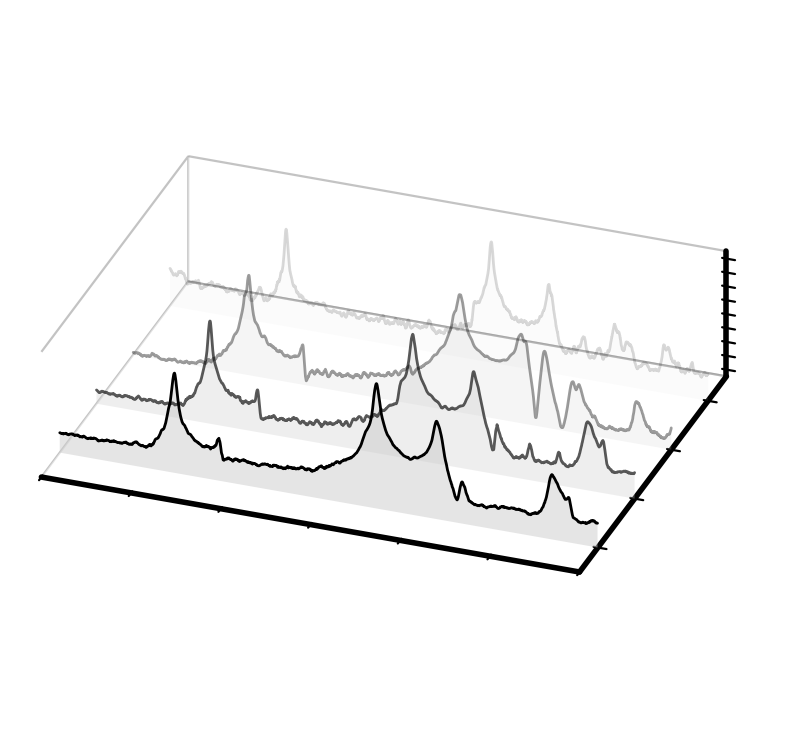

Source code (Python):
"""
vpi_vs_freq_3d.py

3D companion to heterodyne_modulation_plot.py: shows multiple devices' half-
wave RF power (P_pi) vs. drive frequency curves on the same 3D axes --
frequency on x, device number on y (mostly into the page), P_pi on z.

For now there is only one measured heterodyne sweep file. To preview what
the multi-device comparison will look like once real per-device data exists,
that single file is copied N_DEVICES times, each copy's frequency axis
shifted by an independent random offset drawn uniformly from
+-FREQ_SHIFT_RANGE_MHZ/2 (the modulation-depth values themselves are
untouched -- only their frequency labels move).

Curves further back (higher device index, or reversed via REVERSE_DEPTH) are
drawn with continuously decreasing opacity relative to the front-most curve,
as a simple depth cue.
"""

import os
import sys
from pathlib import Path
sys.path.insert(0, str(Path(__file__).resolve().parent.parent / 'experiment_control'))

import numpy as np
import matplotlib.pyplot as plt
import matplotlib.colors as mcolors
from mpl_toolkits.mplot3d import Axes3D  # noqa: F401 -- registers the 3D projection
from mpl_toolkits.mplot3d.art3d import Line3DCollection, Poly3DCollection
from scipy.ndimage import uniform_filter1d
from scipy.signal import find_peaks

from heterodyne_sweep_data import HeterodyneSweepData
from path_utils import local_path
from graphics import (
    RED2, VIOLET2, GREEN2, BEIGE2, LIGHTBLUE2, ORANGE2,
    spine_linewidth, tick_width, tick_direction,
    axis_label_fontsize, tick_label_fontsize,
)

# ── data ────────────────────────────────────────────────────────────────────────
# A single file path -> the synthetic multi-device preview below (one file
# copied N_DEVICES times with a random frequency shift each).
# A folder path, or a list/tuple of file paths -> each .npz is treated as one
# real device's own sweep (folder contents sorted by filename), and the
# synthetic generation is skipped entirely. Files need not share the same
# frequency grid or number of points.
DATA_FILE = r"C:\Users\jake\OneDrive - UCB-O365\quantum_nanophoxonics\projects\dual_tone_aom\data\paper_data\long_frequency_vpi"
# DATA_FILE = r"...\folder_of_device_sweeps"
# DATA_FILE = [
#     r"...\device1_heterodyne_sweep.npz",
#     r"...\device2_heterodyne_sweep.npz",
# ]

# ── synthetic multi-device generation (DATA_FILE = a single path only) ───────
# Temporary stand-in until real per-device sweep files exist: the single
# DATA_FILE sweep is copied N_DEVICES times, each copy's frequency axis
# shifted by its own random offset drawn uniformly from
# +-FREQ_SHIFT_RANGE_MHZ/2 (the beta/Ppi values themselves are untouched).
N_DEVICES            = 4
FREQ_SHIFT_RANGE_MHZ = 20.0
RANDOM_SEED          = 0     # None = nondeterministic
# ─────────────────────────────────────────────────────────────────────────────

# ── extraction ────────────────────────────────────────────────────────────────
HARMONIC_NUMERATOR   = 1
HARMONIC_DENOMINATOR = 0
BETA_GUESS = 1.0

# VNA drive power in dBm, used to convert beta -> Vpi/Ppi. Either a single
# value (used for every device), or a list -- one value per device, in the
# same order as the *reordered* display curves (same convention as
# DEVICE_LABELS: DRIVE_POWER_DBM[0] is the drive power of whichever sweep
# DEVICE_ORDER[0] selects, etc; if DEVICE_ORDER is None, list order is load
# order instead). Real per-device measurements (DATA_FILE = a folder/list)
# may genuinely have been taken at different drive powers; for the
# single-file synthetic preview, a list instead previews what varying drive
# power (rather than frequency shift) would do to the same measured curve.
DRIVE_POWER_DBM = [5,5,10,5]
# 'dBm' or 'mW': plots P_pi (RF power for a pi shift); a resonance is a real
# dip, so the value axis is flipped to display it as a peak (see
# _flip_axis).
# 'V': plots 1/V_pi (inverse RMS voltage) instead of V_pi itself, so a
# resonance is already a real peak -- the value axis is NOT flipped.
POWER_PI_UNIT   = 'dBm'
# ─────────────────────────────────────────────────────────────────────────────

# ── smoothing ─────────────────────────────────────────────────────────────────
# None -> no smoothing; int -> moving average over that many points;
# float -> uniform average over all points within +-SMOOTH/2 GHz.
SMOOTH = 10
# ─────────────────────────────────────────────────────────────────────────────

# ── axis limits ───────────────────────────────────────────────────────────────
XMIN = 0.5   # GHz, None = auto
XMAX = 3.5
ZMIN = None   # power_pi units, None = auto
ZMAX = None

DEVICE_LABELS = None   # list of N_DEVICES strings; None = "Device 1", "Device 2", ...

# Selects and reorders which loaded sweeps appear along the y (device) axis,
# without touching how each was loaded. A list of indices into the loaded
# devices: DEVICE_ORDER[0] is shown at y=0 (front, unless REVERSE_DEPTH),
# DEVICE_ORDER[1] at y=1, etc. Any loaded index NOT listed is simply omitted
# from the plot entirely -- it need not be a full permutation of 0..N-1.
# None = keep everything, in load order. E.g. [2, 0] shows only the 3rd- and
# 1st-loaded sweeps (in that order), dropping the rest.
DEVICE_ORDER = [1, 4, 0, 3]
# ─────────────────────────────────────────────────────────────────────────────

# ── line style / coloring (same scheme as heterodyne_modulation_plot.py) ─────
# The line is drawn in COLOR everywhere, but smoothly transitions to a
# per-band highlight colour within ±HIGHLIGHT_BWS[i]/2 of each
# HIGHLIGHT_CENTERS[i] (cosine rolloff back to COLOR at the band edges).
# Applied per device using that device's own (frequency-shifted) x-axis, so
# each device's highlight dip lands wherever its shifted curve crosses that
# absolute frequency. Pass empty lists to disable and use a flat COLOR.
COLOR = '#cccccc'
HIGHLIGHT_CENTERS = [1.146, 2.290, 2.613, 2.990, 3.265]      # GHz
HIGHLIGHT_BWS     = [0.15, 0.15, 0.15, 0.15, 0.15]           # GHz full-width
HIGHLIGHT_COLORS  = [RED2, LIGHTBLUE2, VIOLET2, GREEN2, BEIGE2]

LINESTYLE  = '-'
LINEWIDTH  = 2.0

# When True, the curve line itself is drawn as a uniform solid color at
# UNIFORM_LINE_WIDTH (device depth-alpha still applies), ignoring
# COLOR/HIGHLIGHT_* entirely for the line -- the fill below is unaffected
# either way, and keeps using the blended per-x coloring above.
SHOW_UNIFORM_LINE  = True
UNIFORM_LINE_COLOR = '#000000'
UNIFORM_LINE_WIDTH = 1.0

MARKER            = None
MARKERSIZE        = 4.0
MARKER_FACECOLOR  = None        # None = match each point's blended color
MARKER_FACE_ALPHA = 1.0
MARKER_EDGECOLOR  = None        # None = match each point's blended color
MARKER_EDGE_ALPHA = 1.0
# ─────────────────────────────────────────────────────────────────────────────

# ── fill ───────────────────────────────────────────────────────────────────────
# COLORLESS_PLOT = True: fills the region between each device's curve and a
# flat baseline at the bottom of the (flipped) z-axis (i.e. toward high P_pi)
# with a single flat color + alpha -- exactly one vector polygon
# (Poly3DCollection) per device, so it stays lightweight in an exported SVG
# no matter how many frequency points the sweep has (uses the flat COLOR,
# not the per-frequency highlight blend).
# COLORLESS_PLOT = False: the original per-height opacity ramp (FILL_ALPHA
# below FILL_DECAY_START, decaying to FILL_ALPHA_TOP at the top of the axes)
# and per-frequency highlight-color blend (COLOR + HIGHLIGHT_*), rendered as
# a FILL_N_ROWS x FILL_N_COLS mesh -- much heavier in an exported SVG (one
# polygon per mesh cell), but with the full gradient/color look.
# Either way, scaled by each device's own depth alpha.
COLORLESS_PLOT = True

SHOW_FILL  = True
FILL_ALPHA = 0.5   # opacity of the flat fill (COLORLESS_PLOT=True), before depth-alpha
FILL_ZORDER_OFFSET = -1   # relative to each device's own line zorder

# COLORLESS_PLOT = False only:
FILL_ALPHA_TOP   = 0.2    # alpha at the top of the axes
FILL_DECAY_START = 40     # z-value (actual P_pi units) at which alpha begins to decay
FILL_N_ROWS      = 32     # vertical resolution of the fill mesh
FILL_N_COLS      = 150    # horizontal (frequency) resolution of the fill mesh
# ─────────────────────────────────────────────────────────────────────────────

# ── depth fade ────────────────────────────────────────────────────────────────
# Curves further back are drawn more transparent than curves in front. Front
# = device index 0 unless REVERSE_DEPTH is True (useful if your VIEW_AZIM
# happens to put index 0 away from the viewer instead).
FRONT_ALPHA   = 1.00
BACK_ALPHA    = 0.15
DEPTH_ORDER   = 0.8     # ramp shape t**DEPTH_ORDER, t: 0 (front) to 1 (back); 1 = linear
REVERSE_DEPTH = False

# 3D rendering order is mostly auto depth-sorted by matplotlib itself; this
# only breaks ties between curves that end up at very similar depth.
ZORDER_BASE = 2
# ─────────────────────────────────────────────────────────────────────────────

# ── 3D view ───────────────────────────────────────────────────────────────────
VIEW_ELEV, VIEW_AZIM, VIEW_ROLL = 29, -70, 0 # 32 -85 5
BOX_ASPECT = (4, 3, 1.0)   # relative (x, y, z) box proportions

# True -> orthographic (no perspective foreshortening, parallel projection);
# False -> matplotlib's default perspective projection.
ORTHOGRAPHIC = True

SHOW_GRID   = False
SHOW_LEGEND = False

# Text on the axes: off by default since with many devices they mostly just
# clutter the plot. Independent of FOR_PUBLICATION, which always strips both
# regardless of these (same convention as every other script here).
SHOW_TICK_LABELS = False   # the numbers/device names on x/y/z ticks
SHOW_AXIS_LABELS = False   # "Drive frequency [GHz]", the z-axis label

# Axes "walls" (panes): leave unfilled (just the edges) rather than the
# default light-gray fill.
FILL_PANES          = False
PANE_EDGE_COLOR     = '#888888'
PANE_EDGE_LINEWIDTH = 0.8
# ─────────────────────────────────────────────────────────────────────────────

# ── figure size (mm) ──────────────────────────────────────────────────────────
axes_width_mm  = 130.0
axes_height_mm = 90.0
left_mm        = 15.0
right_mm       = 15.0
bottom_mm      = 15.0
top_mm         = 10.0
# ─────────────────────────────────────────────────────────────────────────────

# ── per-device peak insets ────────────────────────────────────────────────────
# For each device, finds its first two prominent resonance peaks (a "peak" =
# local minimum in real P_pi, since a deep resonance reads as a peak on the
# flipped 3D display) and builds one small standalone 2D figure per device
# containing both: the 2nd peak plotted at its own frequency, and the 1st
# peak overlaid with its frequency axis DOUBLED so it lands in the same
# window as the 2nd -- useful for comparing a fundamental resonance against
# its second-order counterpart (same "doubled" trick as
# heterodyne_modulation_plot.py's zoom plot). Both curves within one inset
# are solid black, and share a single fill color -- but that color differs
# device to device: INSET_FILL_COLORS[i] is used for device i's inset (i in
# display order), cycling if there are more devices than colors. Devices
# with fewer than 2 detected peaks are skipped (with a console warning).
SHOW_PEAK_INSETS = True

INSET_PEAK_PROMINENCE          = 10.0    # scipy find_peaks prominence, P_pi axis units
INSET_MIN_PEAK_SEPARATION_MHZ  = 100.0   # minimum spacing enforced between accepted peaks
INSET_HALF_WIDTH_MHZ           = 40.0   # inset window = peak freq +- this (doubled for the 1st peak)

# If both are set, this fixed [INSET_OVERRIDE_XMIN, INSET_OVERRIDE_XMAX] GHz
# span replaces the per-device auto-computed one (from each device's own
# peak positions +- INSET_HALF_WIDTH_MHZ) for *every* inset -- useful for
# comparing insets across devices on one shared frequency scale. The two
# curves are still windowed/doubled so they each fill this span entirely
# (same "fill the whole width" behavior as the auto-computed case). Peak
# detection itself is unaffected; only the displayed span is overridden, so
# a poorly chosen span may not contain the peaks at all. None (either) =
# auto per-device, as before.
INSET_OVERRIDE_XMIN = 2.15   # GHz
INSET_OVERRIDE_XMAX = 2.4   # GHz

# A single color -> both curves (1st peak, 2nd peak) drawn in that same
# color. A 2-element list/tuple -> INSET_LINE_COLOR[0] for the 1st-peak
# curve, INSET_LINE_COLOR[1] for the 2nd-peak curve, per inset.
INSET_LINE_COLOR = '#000000'
INSET_LINEWIDTH  = 2.0
INSET_LINESTYLE  = '-'

INSET_FILL_COLORS = [LIGHTBLUE2, GREEN2, VIOLET2, ORANGE2]   # one color per device, cycling
# Both curves' fills share one flat color (INSET_FILL_COLORS[i]) but use two
# different opacities depending on whether only one curve covers a given
# point or both do -- not the natural alpha-compositing result of stacking
# two semi-transparent layers, but an explicit override for each case (so
# the overlap can be made to stand out more, or less, than plain compositing
# would give).
INSET_FILL_ALPHA         = 0.5   # where only one curve's fill covers a point
INSET_FILL_ALPHA_OVERLAP = 0.9   # where both curves' fills cover the same point
INSET_FILL_N_COLS        = 300   # horizontal resolution of the combined-fill raster

INSET_YMIN = 16   # P_pi units, None = auto per device
INSET_YMAX = 42
INSET_SHOW_GRID   = False
INSET_SHOW_LEGEND = True

INSET_AXES_WIDTH_MM  = 23.0
INSET_AXES_HEIGHT_MM = 12.0
INSET_LEFT_MM   = 20.0
INSET_RIGHT_MM  = 10.0
INSET_BOTTOM_MM = 16.0
INSET_TOP_MM    = 8.0

INSET_PUBLICATION_SVG_NAME = 'vpi_vs_freq_3d_inset.svg'   # a device-name suffix is appended
# ─────────────────────────────────────────────────────────────────────────────

# ── publication export ────────────────────────────────────────────────────────
# When True: removes axis/tick labels and the legend, and saves an SVG to
# SAVE_FOLDER (in addition to the normal figure that's still shown/PNG-saved).
FOR_PUBLICATION = True
SAVE_FOLDER = r"C:\Users\jake\OneDrive - UCB-O365\quantum_nanophoxonics\media"
PUBLICATION_SVG_NAME = 'vpi_vs_freq_3d.svg'
# ─────────────────────────────────────────────────────────────────────────────

_LOG20 = 10.0 * np.log10(20.0)


def _smooth(freqs_ghz, y, smooth):
    if smooth is None:
        return y.copy()
    if isinstance(smooth, int):
        return uniform_filter1d(y, size=smooth, mode='nearest')
    # float: frequency window in GHz -- average all points within ±smooth/2
    hw = float(smooth) / 2.0
    out = np.empty_like(y)
    for i, fc in enumerate(freqs_ghz):
        mask = np.abs(freqs_ghz - fc) <= hw
        out[i] = y[mask].mean()
    return out


def _point_colors(freqs_ghz, base_color, centers, bws, h_colors):
    """
    Return an (N, 3) RGB array blending base_color toward each highlight
    colour using a cosine-like rolloff inside each band (same recipe as
    heterodyne_modulation_plot.py). Overlapping bands are resolved by a
    weighted average of the highlight colours, clamped so total blend <= 1.
    """
    base_rgb = np.array(mcolors.to_rgb(base_color))
    N = len(freqs_ghz)

    if not centers:
        return np.tile(base_rgb, (N, 1))

    B = len(centers)
    weights = np.zeros((N, B))
    for b, (c, bw) in enumerate(zip(centers, bws)):
        df = np.abs(freqs_ghz - c)
        weights[:, b] = 1.0 / (1.0 + (2.0 * df / bw) ** 2)

    band_rgb = np.array([mcolors.to_rgb(c) for c in h_colors])  # (B, 3)
    w_sum = weights.sum(axis=1)                                   # (N,)
    total_w = np.clip(w_sum, 0.0, 1.0)

    safe_sum = np.where(w_sum > 0, w_sum, 1.0)
    highlight_rgb = (weights[:, :, None] * band_rgb[None, :, :]).sum(axis=1) / safe_sum[:, None]

    return (1.0 - total_w[:, None]) * base_rgb + total_w[:, None] * highlight_rgb


def _make_fig_ax_3d(w_mm, h_mm):
    fig_w = left_mm + w_mm + right_mm
    fig_h = bottom_mm + h_mm + top_mm
    fig = plt.figure(figsize=(fig_w / 25.4, fig_h / 25.4))
    ax = fig.add_subplot(111, projection='3d')
    # By default Axes3D computes each artist's draw order from its actual 3D
    # depth, which ignores our explicit zorder and can put the (thin) line at
    # the same depth as the (broad) fill surface beneath it -- sometimes
    # drawing the fill on top. Disabling this makes 3D artists draw in plain
    # zorder order instead, like a normal 2D axes, so fill-behind-line via
    # zorder actually holds.
    ax.computed_zorder = False
    fig.subplots_adjust(
        left   = left_mm   / fig_w,
        right  = 1 - right_mm  / fig_w,
        bottom = bottom_mm / fig_h,
        top    = 1 - top_mm    / fig_h,
    )
    return fig, ax


def _style_panes(ax):
    for axis in (ax.xaxis, ax.yaxis, ax.zaxis):
        if not FILL_PANES:
            axis.pane.set_facecolor((1.0, 1.0, 1.0, 0.0))
        axis.pane.set_edgecolor(PANE_EDGE_COLOR)
        axis.pane.set_linewidth(PANE_EDGE_LINEWIDTH)


def _depth_alpha(n_devices):
    """(n_devices,) per-device alpha: front (index 0) -> FRONT_ALPHA, back
    (index n_devices-1) -> BACK_ALPHA, ramping as t**DEPTH_ORDER."""
    if n_devices == 1:
        return np.array([FRONT_ALPHA])
    t = np.linspace(0.0, 1.0, n_devices)
    if REVERSE_DEPTH:
        t = 1.0 - t
    return FRONT_ALPHA + (t ** DEPTH_ORDER) * (BACK_ALPHA - FRONT_ALPHA)


def _draw_device_fill_flat(ax, freqs, curve_y, device_index, z_lo_axis, z_hi_axis,
                            alpha_device, zorder):
    """
    COLORLESS_PLOT = True. Fill the region between the curve and a flat
    baseline at the far (off-resonance) end of the value axis, with a single
    flat color + alpha. When _flip_axis() (P_pi: resonance is a dip), that's
    z_hi_axis, plotted negated so it lands at the bottom of the flipped axis;
    otherwise (1/V_pi: resonance is already a real peak, no flip) it's
    z_lo_axis, plotted as-is. Exactly one polygon (Poly3DCollection), so it
    stays cheap in an exported SVG regardless of point count; the curve's own
    full frequency resolution is still used for the polygon's top edge, so
    the fill hugs the real curve shape exactly.
    """
    flip = _flip_axis()
    sign = -1.0 if flip else 1.0
    z_baseline = z_hi_axis if flip else z_lo_axis

    y_val = float(device_index)
    top = np.column_stack([freqs, np.full_like(freqs, y_val), sign * curve_y])
    bottom = np.array([
        [freqs[-1], y_val, sign * z_baseline],
        [freqs[0],  y_val, sign * z_baseline],
    ])
    verts = np.vstack([top, bottom])

    poly = Poly3DCollection([verts], facecolor=mcolors.to_rgba(COLOR, FILL_ALPHA * alpha_device),
                             edgecolor='none', zorder=zorder)
    ax.add_collection3d(poly)


def _draw_device_fill_gradient(ax, freqs, curve_y, device_index, z_lo_axis, z_hi_axis,
                                alpha_device, zorder):
    """
    COLORLESS_PLOT = False. Fill the region between the curve and the far
    (off-resonance) end of the value axis with a per-height opacity ramp,
    colored the same per-x highlight blend as the line. This is a
    FILL_N_ROWS x FILL_N_COLS mesh (one flat-shaded quad per cell, since
    mplot3d can't interpolate color across a 3D face smoothly), so it's much
    heavier than _draw_device_fill_flat in an exported SVG.

    Everything here is computed in actual (non-negated) z units, then
    negated only at the very end for plotting when _flip_axis() -- see the
    z_plot note in _build_figure for why the axis itself is never inverted
    via set_zlim. FILL_DECAY_START/FILL_ALPHA_TOP always ramp away from the
    resonance end of the axis toward the far/baseline end, whichever end
    that is for the current unit.
    """
    flip = _flip_axis()
    col_idx = np.linspace(0, len(freqs) - 1, FILL_N_COLS).round().astype(int)
    fill_x = freqs[col_idx]
    curve_cols = curve_y[col_idx]

    row_z = np.linspace(z_lo_axis, z_hi_axis, FILL_N_ROWS)   # actual z units, low -> high
    if flip:
        # Baseline (off-resonance) end is z_hi_axis -- ramp toward it.
        y_span = max(z_hi_axis - FILL_DECAY_START, 1e-9)
        row_frac = np.clip((row_z - FILL_DECAY_START) / y_span, 0.0, 1.0)
    else:
        # Baseline (off-resonance) end is z_lo_axis -- ramp toward it instead.
        y_span = max(FILL_DECAY_START - z_lo_axis, 1e-9)
        row_frac = np.clip((FILL_DECAY_START - row_z) / y_span, 0.0, 1.0)
    row_alpha = FILL_ALPHA + (FILL_ALPHA_TOP - FILL_ALPHA) * row_frac

    row_z_c = 0.5 * (row_z[:-1] + row_z[1:])
    row_alpha_c = 0.5 * (row_alpha[:-1] + row_alpha[1:])
    curve_c = 0.5 * (curve_cols[:-1] + curve_cols[1:])
    # Filled from the curve toward the baseline end of the axis (z_hi_axis if
    # flipped, z_lo_axis otherwise), matching heterodyne_modulation_plot.py's
    # `y_vals >= y` convention when flipped (in real z units).
    above = (row_z_c[:, None] >= curve_c[None, :] if flip
             else row_z_c[:, None] <= curve_c[None, :])

    pt_colors = _point_colors(fill_x, COLOR, HIGHLIGHT_CENTERS, HIGHLIGHT_BWS, HIGHLIGHT_COLORS)
    rgb_c = 0.5 * (pt_colors[:-1] + pt_colors[1:])

    facecolors = np.zeros((FILL_N_ROWS - 1, FILL_N_COLS - 1, 4))
    facecolors[:, :, :3] = rgb_c[None, :, :]
    facecolors[:, :, 3] = np.where(above, row_alpha_c[:, None] * alpha_device, 0.0)

    sign = -1.0 if flip else 1.0
    X = np.tile(fill_x, (FILL_N_ROWS, 1))
    Y = np.full_like(X, float(device_index))
    Z = np.tile(sign * row_z[:, None], (1, FILL_N_COLS))   # see _build_figure

    ax.plot_surface(X, Y, Z, facecolors=facecolors, rstride=1, cstride=1,
                     linewidth=0, edgecolor='none', antialiased=True,
                     shade=False, zorder=zorder)


def _draw_device_fill(ax, freqs, curve_y, device_index, z_lo_axis, z_hi_axis,
                       alpha_device, zorder):
    """Dispatch to the flat single-polygon fill (COLORLESS_PLOT=True) or the
    original gradient/highlight-color mesh fill (COLORLESS_PLOT=False)."""
    if COLORLESS_PLOT:
        _draw_device_fill_flat(ax, freqs, curve_y, device_index, z_lo_axis, z_hi_axis,
                                alpha_device, zorder)
    else:
        _draw_device_fill_gradient(ax, freqs, curve_y, device_index, z_lo_axis, z_hi_axis,
                                    alpha_device, zorder)


def _generate_synthetic_devices(freqs_ghz, betas, drive_powers):
    """
    Copy the single measured curve N_DEVICES times, each with its own random
    frequency-axis shift drawn from +-FREQ_SHIFT_RANGE_MHZ/2 (converted to
    GHz) and its own drive power (drive_powers[i], from _resolve_drive_powers
    -- identical for every copy unless DRIVE_POWER_DBM is a list). Returns
    (device_freqs, device_y, shifts_ghz): the first two are lists of
    N_DEVICES 1D arrays (same convention as _load_device_data, so both code
    paths in main() feed _build_figure identically).
    """
    rng = np.random.default_rng(RANDOM_SEED)
    half_range_ghz = (FREQ_SHIFT_RANGE_MHZ / 1e3) / 2.0
    shifts_ghz = rng.uniform(-half_range_ghz, half_range_ghz, size=N_DEVICES)
    device_freqs = [freqs_ghz + shift for shift in shifts_ghz]
    device_y = [_smooth(freqs_ghz, _betas_to_y(betas, drive_powers[i]), SMOOTH)
                for i in range(N_DEVICES)]
    return device_freqs, device_y, shifts_ghz


def _flip_axis():
    """
    Whether the value axis (z in the main 3D plot, y in each inset) should be
    flipped so that resonances display as visual peaks.

    For 'dBm'/'mW' (P_pi), a resonance is a real local MINIMUM (P_pi dips at
    resonance), so the axis is flipped (data negated, axis limits left
    normal/ascending -- see the note in _build_figure) to display that dip as
    a peak. For 'V', 1/V_pi is plotted instead of V_pi itself, so a
    resonance is already a real local MAXIMUM (1/V_pi is large exactly where
    V_pi is small) -- no flip is needed, plotting it plainly already puts
    resonances at the top.
    """
    return POWER_PI_UNIT != 'V'


def _zlabel_and_name():
    """The z/y-axis label (LaTeX) and short quantity name (for print output)
    for the current POWER_PI_UNIT."""
    if POWER_PI_UNIT == 'dBm':
        return r'$P_\pi$ [dBm]', 'Ppi'
    elif POWER_PI_UNIT == 'mW':
        return r'$P_\pi$ [mW]', 'Ppi'
    elif POWER_PI_UNIT == 'V':
        return r'$1/V_\pi$ [1/V]', 'invVpi'
    raise ValueError(f"POWER_PI_UNIT must be 'dBm', 'mW', or 'V', got {POWER_PI_UNIT!r}.")


def _resolve_drive_powers(n_raw):
    """
    Resolve DRIVE_POWER_DBM into a list of n_raw values, one per raw-loaded
    device (in raw load order) -- i.e. the order _load_device_data/
    _generate_synthetic_devices are called in, *before* DEVICE_ORDER
    reorders or drops anything.

    A single DRIVE_POWER_DBM value is just repeated n_raw times. A list is
    given in *displayed* order (same convention as DEVICE_LABELS), so it's
    inverted through DEVICE_ORDER here: DRIVE_POWER_DBM[k] belongs to
    whichever raw index DEVICE_ORDER[k] selects. Raw indices DEVICE_ORDER
    doesn't list are dropped later by _apply_device_order anyway, so their
    placeholder value here is never actually used.
    """
    if not isinstance(DRIVE_POWER_DBM, (list, tuple)):
        return [DRIVE_POWER_DBM] * n_raw

    if DEVICE_ORDER is None:
        if len(DRIVE_POWER_DBM) != n_raw:
            raise ValueError(
                f"DRIVE_POWER_DBM has {len(DRIVE_POWER_DBM)} entries but "
                f"{n_raw} device(s) were loaded (DEVICE_ORDER is None, so "
                f"they must match 1:1 in load order)."
            )
        return list(DRIVE_POWER_DBM)

    order = list(DEVICE_ORDER)
    if len(DRIVE_POWER_DBM) != len(order):
        raise ValueError(
            f"DRIVE_POWER_DBM has {len(DRIVE_POWER_DBM)} entries but "
            f"DEVICE_ORDER has {len(order)} -- they must match 1:1, both in "
            f"the displayed curves' order."
        )
    raw_to_power = {raw_idx: DRIVE_POWER_DBM[k] for k, raw_idx in enumerate(order)}
    return [raw_to_power.get(i, DRIVE_POWER_DBM[0]) for i in range(n_raw)]


def _betas_from_file(path):
    """Load one heterodyne sweep file and return (freqs_ghz, betas) -- the
    raw modulation depth, before any drive-power conversion or smoothing."""
    data = HeterodyneSweepData.from_file(local_path(path))
    betas = data.modulation_depth(HARMONIC_NUMERATOR, HARMONIC_DENOMINATOR, BETA_GUESS)
    freqs_ghz = data.cw_freqs / 1e9
    return freqs_ghz, betas


def _betas_to_y(betas, drive_power_dbm):
    """Convert modulation-depth betas -> y in the current POWER_PI_UNIT,
    using the given VNA drive power (dBm)."""
    v_rms = 10.0 ** ((drive_power_dbm - _LOG20) / 20.0)
    vpi = np.pi * v_rms / betas
    if POWER_PI_UNIT == 'dBm':
        return 20.0 * np.log10(vpi) + _LOG20
    elif POWER_PI_UNIT == 'mW':
        return vpi ** 2 * 20.0
    elif POWER_PI_UNIT == 'V':
        return 1.0 / vpi
    raise ValueError(f"POWER_PI_UNIT must be 'dBm', 'mW', or 'V', got {POWER_PI_UNIT!r}.")


def _load_device_data(path, drive_power_dbm):
    """Load one heterodyne sweep file and return (freqs_ghz, y) in the
    current POWER_PI_UNIT, converted using drive_power_dbm and smoothed per
    SMOOTH -- one real device's data."""
    freqs_ghz, betas = _betas_from_file(path)
    y = _betas_to_y(betas, drive_power_dbm)
    return freqs_ghz, _smooth(freqs_ghz, y, SMOOTH)


def _apply_device_order(device_freqs, device_y, default_labels):
    """Select and reorder the per-device lists per DEVICE_ORDER (indices into
    the loaded devices; any index not listed is dropped). default_labels
    (auto filenames, if any) is carried along so each label still matches
    its own data after reordering/dropping."""
    if DEVICE_ORDER is None:
        return device_freqs, device_y, default_labels
    n = len(device_freqs)
    order = list(DEVICE_ORDER)
    if len(set(order)) != len(order):
        raise ValueError(f"DEVICE_ORDER has duplicate indices: {order!r}.")
    bad = [i for i in order if not (0 <= i < n)]
    if bad:
        raise ValueError(
            f"DEVICE_ORDER index/indices {bad!r} out of range "
            f"({n} loaded sweep(s): valid indices are 0..{n - 1})."
        )
    new_freqs = [device_freqs[i] for i in order]
    new_y = [device_y[i] for i in order]
    new_labels = [default_labels[i] for i in order] if default_labels is not None else None
    return new_freqs, new_y, new_labels


def _clip_devices_to_xlim(device_freqs, device_y):
    """Drop points outside [XMIN, XMAX] (whichever are set) from every
    device's data before anything is plotted or auto-scaled from it."""
    if XMIN is None and XMAX is None:
        return device_freqs, device_y
    lo = XMIN if XMIN is not None else -np.inf
    hi = XMAX if XMAX is not None else np.inf
    clipped_freqs, clipped_y = [], []
    for freqs, y in zip(device_freqs, device_y):
        mask = (freqs >= lo) & (freqs <= hi)
        if not mask.any():
            raise ValueError(
                f"XMIN={XMIN}, XMAX={XMAX} excludes all of a device's data "
                f"(its range is {freqs.min():.4f}-{freqs.max():.4f} GHz)."
            )
        clipped_freqs.append(freqs[mask])
        clipped_y.append(y[mask])
    return clipped_freqs, clipped_y


def _resolve_device_labels(n_devices, default_labels=None):
    return (DEVICE_LABELS if DEVICE_LABELS is not None
            else default_labels if default_labels is not None
            else [f'Device {i + 1}' for i in range(n_devices)])


def _build_figure(device_freqs, device_y, zlabel, show_labels: bool, default_labels=None):
    fig, ax = _make_fig_ax_3d(axes_width_mm, axes_height_mm)

    n_devices = len(device_freqs)
    alphas = _depth_alpha(n_devices)
    device_labels = _resolve_device_labels(n_devices, default_labels)

    z_lo = ZMIN if ZMIN is not None else min(a.min() for a in device_y)
    z_hi = ZMAX if ZMAX is not None else max(a.max() for a in device_y)

    # When _flip_axis() (P_pi: resonance is a real dip), the z-axis is
    # flipped (low P_pi at the top) by negating the plotted z data and using
    # a *normal* (non-inverted) set_zlim below, rather than by passing
    # set_zlim(z_hi, z_lo). Explicitly inverting the limits instead confuses
    # mplot3d's automatic pane placement (the x-axis/ticks jump from the
    # bottom edge to the middle of the plot) -- negating the data instead
    # keeps a normal zlim, so that placement stays put. Not user-visible: all
    # z tick labels are hidden anyway (SHOW_TICK_LABELS). When not
    # _flip_axis() (1/V_pi: resonance is already a real peak), the data and
    # zlim are both plotted plainly -- no flip needed.
    flip = _flip_axis()
    sign = -1.0 if flip else 1.0
    for i in range(n_devices):
        y_pos = np.full_like(device_freqs[i], float(i))
        # Tie-break only: draw the frontmost (least transparent) curves last.
        zorder = ZORDER_BASE + (i if REVERSE_DEPTH else (n_devices - i))

        if SHOW_FILL:
            _draw_device_fill(ax, device_freqs[i], device_y[i], i, z_lo, z_hi,
                               alphas[i], zorder + FILL_ZORDER_OFFSET)

        z_plot = sign * device_y[i]
        pt_colors = _point_colors(device_freqs[i], COLOR,
                                   HIGHLIGHT_CENTERS, HIGHLIGHT_BWS, HIGHLIGHT_COLORS)

        if SHOW_UNIFORM_LINE:
            # A single continuous line (one SVG path on export) instead of a
            # Line3DCollection of per-segment 2-point paths: every segment
            # would get the same color anyway here, so the per-segment
            # structure below is pure bloat -- thousands of separate <path>
            # elements per device in the FOR_PUBLICATION SVG, for a curve
            # that's visually just one solid line. Illustrator (and other
            # vector editors) have to import/hold each as a distinct object.
            ax.plot(device_freqs[i], y_pos, z_plot,
                    color=mcolors.to_rgba(UNIFORM_LINE_COLOR, alphas[i]),
                    linestyle=LINESTYLE, linewidth=UNIFORM_LINE_WIDTH,
                    solid_capstyle='round', solid_joinstyle='round',
                    zorder=zorder, label=device_labels[i])
        else:
            # Per-point highlight-blend coloring genuinely varies along the
            # curve, so it does need one segment per color change -- a
            # Line3DCollection (many small paths) is unavoidable here.
            points = np.column_stack([device_freqs[i], y_pos, z_plot])
            segments = np.stack([points[:-1], points[1:]], axis=1)
            seg_rgb = 0.5 * (pt_colors[:-1] + pt_colors[1:])
            seg_rgba = np.concatenate([seg_rgb, np.full((len(seg_rgb), 1), alphas[i])], axis=1)
            lc = Line3DCollection(segments, colors=seg_rgba, linewidths=LINEWIDTH,
                                  linestyles=LINESTYLE, capstyle='round',
                                  joinstyle='round', zorder=zorder, label=device_labels[i])
            ax.add_collection3d(lc)

        if MARKER is not None:
            face_rgba = np.concatenate(
                [pt_colors, np.full((len(pt_colors), 1), MARKER_FACE_ALPHA * alphas[i])], axis=1)
            if MARKER_FACECOLOR is not None:
                face_rgba = np.tile(mcolors.to_rgba(MARKER_FACECOLOR, MARKER_FACE_ALPHA * alphas[i]),
                                     (len(pt_colors), 1))
            edge_rgba = (mcolors.to_rgba(MARKER_EDGECOLOR, MARKER_EDGE_ALPHA * alphas[i])
                         if MARKER_EDGECOLOR is not None else 'none')
            ax.scatter(device_freqs[i], y_pos, z_plot, marker=MARKER, s=MARKERSIZE ** 2,
                       facecolor=face_rgba, edgecolor=edge_rgba, linewidths=0.5,
                       zorder=zorder + 0.5, depthshade=False)

    if XMIN is not None or XMAX is not None:
        ax.set_xlim(XMIN if XMIN is not None else min(f.min() for f in device_freqs),
                    XMAX if XMAX is not None else max(f.max() for f in device_freqs))
    if flip:
        ax.set_zlim(-z_hi, -z_lo)
    else:
        ax.set_zlim(z_lo, z_hi)
    ax.set_ylim(-0.5, n_devices - 0.5)
    ax.set_yticks(np.arange(n_devices))

    ax.view_init(elev=VIEW_ELEV, azim=VIEW_AZIM, roll=VIEW_ROLL)
    ax.set_proj_type('ortho' if ORTHOGRAPHIC else 'persp')
    ax.set_box_aspect(BOX_ASPECT)
    _style_panes(ax)
    ax.grid(SHOW_GRID)

    ax.tick_params(axis='both', direction=tick_direction,
                   width=tick_width, labelsize=tick_label_fontsize)
    for axis in (ax.xaxis, ax.yaxis, ax.zaxis):
        axis.line.set_linewidth(spine_linewidth)

    if show_labels and SHOW_AXIS_LABELS:
        ax.set_xlabel('Drive frequency [GHz]', fontsize=axis_label_fontsize)
        ax.set_zlabel(zlabel, fontsize=axis_label_fontsize)
    else:
        ax.set_xlabel('')
        ax.set_ylabel('')
        ax.set_zlabel('')

    if show_labels and SHOW_TICK_LABELS:
        ax.set_yticklabels(device_labels, fontsize=tick_label_fontsize)
    else:
        ax.set_xticklabels([])
        ax.set_yticklabels([])
        ax.set_zticklabels([])

    if show_labels and SHOW_LEGEND:
        ax.legend(fontsize=tick_label_fontsize, frameon=False)

    return fig, ax


def _find_first_two_peaks(freqs_ghz, y):
    """
    Find the first two (lowest-frequency) prominent peaks in y. A "peak" is a
    real local maximum in y for POWER_PI_UNIT='V' (1/V_pi genuinely peaks at
    resonance), or a real local minimum otherwise (P_pi dips at resonance,
    read as a peak once the display axis is flipped -- see _flip_axis).
    Peaks must clear INSET_PEAK_PROMINENCE and be spaced at least
    INSET_MIN_PEAK_SEPARATION_MHZ apart. Returns a list of 0, 1, or 2 peak
    frequencies (GHz), in frequency order.
    """
    d_ghz = float(np.median(np.diff(freqs_ghz)))
    distance = max(1, int(round((INSET_MIN_PEAK_SEPARATION_MHZ / 1e3) / d_ghz)))
    sign = -1.0 if _flip_axis() else 1.0
    idx, _ = find_peaks(sign * y, prominence=INSET_PEAK_PROMINENCE, distance=distance)
    return freqs_ghz[np.sort(idx)[:2]].tolist()


def _value_at_peak(freqs_ghz, y, peak_ghz):
    """The curve's own y value (in the current POWER_PI_UNIT) at its nearest
    sample to peak_ghz -- i.e. the P_pi/V_pi extremum found at that peak."""
    idx_peak = int(np.argmin(np.abs(freqs_ghz - peak_ghz)))
    return float(y[idx_peak])


def _peak_3db_linewidth_mhz(freqs_ghz, y, peak_ghz):
    """
    3-dB (half-power) linewidth of the resonance at peak_ghz, in MHz.

    The resonance's actual power response is ~beta^2 (beta = modulation
    depth); P_pi/V_pi are both ~1/beta (not beta^2 itself), so a genuine 3 dB
    (2x) drop in resonance power corresponds to a specific, unit-dependent
    move in y away from its value at the peak:
      'dBm': P_pi (dBm) rises by 10*log10(2) ~= 3.01 dB from its dip minimum
             (Vpi ~ 1/beta increases by sqrt(2) -> Ppi_mW = Vpi^2*const
             doubles -> +3.01 dB).
      'mW':  P_pi (mW) doubles from its dip minimum (same relation, linear).
      'V':   1/V_pi falls by a factor of sqrt(2) from its peak maximum
             (1/V_pi ~ beta directly, so it drops by sqrt(2) when beta does).
    Finds the nearest frequency crossing that threshold on each side of
    peak_ghz (linear interpolation between the bracketing samples) and
    returns their spacing. Returns None if the curve never re-crosses the
    threshold before running out of data on either side (e.g. a peak right
    at the edge of the sweep).
    """
    idx_peak = int(np.argmin(np.abs(freqs_ghz - peak_ghz)))
    y_extremum = y[idx_peak]

    if POWER_PI_UNIT == 'dBm':
        threshold = y_extremum + 10.0 * np.log10(2.0)
        inside = y <= threshold
    elif POWER_PI_UNIT == 'mW':
        threshold = y_extremum * 2.0
        inside = y <= threshold
    elif POWER_PI_UNIT == 'V':
        threshold = y_extremum / np.sqrt(2.0)
        inside = y >= threshold
    else:
        raise ValueError(f"POWER_PI_UNIT must be 'dBm', 'mW', or 'V', got {POWER_PI_UNIT!r}.")

    def _cross(step):
        i = idx_peak
        while inside[i]:
            i += step
            if i < 0 or i >= len(freqs_ghz):
                return None
        f0, f1 = freqs_ghz[i - step], freqs_ghz[i]
        y0, y1 = y[i - step], y[i]
        frac = (threshold - y0) / (y1 - y0)
        return f0 + frac * (f1 - f0)

    f_lo, f_hi = _cross(-1), _cross(+1)
    if f_lo is None or f_hi is None:
        return None
    return (f_hi - f_lo) * 1e3   # GHz -> MHz


def _make_inset_fig(w_mm, h_mm):
    fig_w = INSET_LEFT_MM + w_mm + INSET_RIGHT_MM
    fig_h = INSET_BOTTOM_MM + h_mm + INSET_TOP_MM
    fig, ax = plt.subplots(figsize=(fig_w / 25.4, fig_h / 25.4))
    fig.subplots_adjust(
        left   = INSET_LEFT_MM   / fig_w,
        right  = 1 - INSET_RIGHT_MM  / fig_w,
        bottom = INSET_BOTTOM_MM / fig_h,
        top    = 1 - INSET_TOP_MM    / fig_h,
    )
    return fig, ax


def _resolve_inset_line_colors():
    """INSET_LINE_COLOR is either one color (both curves) or a 2-element
    list/tuple (1st-peak curve, 2nd-peak curve). Returns (color1, color2)."""
    if isinstance(INSET_LINE_COLOR, (list, tuple)):
        if len(INSET_LINE_COLOR) != 2:
            raise ValueError(
                f"INSET_LINE_COLOR list/tuple must have exactly 2 entries, "
                f"got {len(INSET_LINE_COLOR)}: {INSET_LINE_COLOR!r}."
            )
        return INSET_LINE_COLOR[0], INSET_LINE_COLOR[1]
    return INSET_LINE_COLOR, INSET_LINE_COLOR


def _draw_inset_line(ax, freqs_ghz, y, color, label):
    """Solid line for one curve (fill is handled separately -- see
    _draw_inset_fill_overlap -- since it needs both curves at once to know
    where they overlap)."""
    ax.plot(freqs_ghz, y, color=color, linewidth=INSET_LINEWIDTH,
             linestyle=INSET_LINESTYLE, solid_capstyle='round', zorder=2, label=label)


def _draw_inset_fill_overlap(ax, f1, y1, f2, y2, fill_color, x_lo, x_hi, y_bot, y_top):
    """
    Fill toward the baseline (off-resonance) end of the y-axis for both
    curves -- toward y_top if _flip_axis() (P_pi, matching the "above"
    convention in _draw_device_fill_gradient), toward y_bot otherwise
    (1/V_pi, resonance is already a real peak so the baseline is the low
    end) -- in one flat fill_color, at INSET_FILL_ALPHA where only one curve
    covers a given point and INSET_FILL_ALPHA_OVERLAP where both do. Both
    curves are resampled onto one shared x-grid (since they don't generally
    share the same x-samples -- one is frequency-doubled) so "covered by
    both" can be evaluated pointwise; a curve only counts as covering points
    within its own actual frequency range.
    """
    n_rows = 256
    x_grid = np.linspace(x_lo, x_hi, INSET_FILL_N_COLS)
    y_vals = np.linspace(y_bot, y_top, n_rows)

    y1_grid = np.interp(x_grid, f1, y1)
    in_domain1 = (x_grid >= f1.min()) & (x_grid <= f1.max())
    y2_grid = np.interp(x_grid, f2, y2)
    in_domain2 = (x_grid >= f2.min()) & (x_grid <= f2.max())

    if _flip_axis():
        covers1 = y_vals[:, None] >= y1_grid[None, :]
        covers2 = y_vals[:, None] >= y2_grid[None, :]
    else:
        covers1 = y_vals[:, None] <= y1_grid[None, :]
        covers2 = y_vals[:, None] <= y2_grid[None, :]
    above1 = in_domain1[None, :] & covers1
    above2 = in_domain2[None, :] & covers2
    n_covering = above1.astype(int) + above2.astype(int)

    fill_rgba = np.zeros((n_rows, INSET_FILL_N_COLS, 4))
    fill_rgba[:, :, :3] = mcolors.to_rgb(fill_color)
    fill_rgba[:, :, 3] = np.select(
        [n_covering == 2, n_covering == 1],
        [INSET_FILL_ALPHA_OVERLAP, INSET_FILL_ALPHA],
        default=0.0,
    )
    ax.imshow(fill_rgba, aspect='auto', extent=[x_lo, x_hi, y_bot, y_top],
              origin='lower', interpolation='nearest', zorder=1)


def _build_peak_inset_figure(freqs_ghz, y, device_label, show_labels: bool, zlabel, fill_color):
    """
    One device's peak-comparison inset: its 1st peak (frequency doubled) and
    2nd peak (as-is), overlaid on shared axes, both filled in fill_color.
    Returns (fig, ax, peak1_ghz, peak2_ghz), or None if fewer than 2 peaks
    (or too few points near one) were found. peak1_ghz/peak2_ghz are None
    when INSET_OVERRIDE_XMIN/XMAX are both set -- see below, no peak search
    is needed (or performed) in that case.

    # Peak 1 is shown with its frequency doubled (so its outer half-width,
    # taken before doubling, becomes 2*half_ghz once displayed); peak 2's own
    # outer half-width is likewise doubled to match. The two curves share one
    # combined displayed range (the union of each peak's own outer extent);
    # both are windowed to span that *entire* combined range -- peak 1's real
    # (undoubled) window is half of it (so doubling stretches it back out to
    # the full range), peak 2's is used directly -- so both curves (and
    # fills) cover the whole inset width, not just their own half of it.
    """
    use_override = INSET_OVERRIDE_XMIN is not None and INSET_OVERRIDE_XMAX is not None
    if use_override:
        # The displayed span is fixed regardless of where (or whether) any
        # peak actually falls, so there's nothing for a peak search to
        # determine here -- skip it entirely rather than requiring 2 peaks
        # to be found just to throw their frequencies away.
        disp_lo, disp_hi = INSET_OVERRIDE_XMIN, INSET_OVERRIDE_XMAX
        peak1_ghz, peak2_ghz = None, None
    else:
        peaks_ghz = _find_first_two_peaks(freqs_ghz, y)
        if len(peaks_ghz) < 2:
            print(f"  Warning: {device_label}: found only {len(peaks_ghz)} peak(s) "
                  f"(need 2); skipping inset.")
            return None
        peak1_ghz, peak2_ghz = peaks_ghz[0], peaks_ghz[1]
        half_ghz = INSET_HALF_WIDTH_MHZ / 1e3
        disp_lo = min(2.0 * (peak1_ghz - half_ghz), peak2_ghz - 2.0 * half_ghz)
        disp_hi = max(2.0 * (peak1_ghz + half_ghz), peak2_ghz + 2.0 * half_ghz)

    mask1 = (freqs_ghz >= disp_lo / 2.0) & (freqs_ghz <= disp_hi / 2.0)
    mask2 = (freqs_ghz >= disp_lo) & (freqs_ghz <= disp_hi)
    f1, y1 = freqs_ghz[mask1], y[mask1]
    f2, y2 = freqs_ghz[mask2], y[mask2]
    if len(f1) < 2 or len(f2) < 2:
        print(f"  Warning: {device_label}: not enough points near a peak for "
              f"the inset window; skipping.")
        return None

    f1_doubled = f1 * 2.0

    y_all = np.concatenate([y1, y2])
    y_lo = INSET_YMIN if INSET_YMIN is not None else float(y_all.min())
    y_hi = INSET_YMAX if INSET_YMAX is not None else float(y_all.max())
    y_pad = (y_hi - y_lo) * 0.05 if y_hi != y_lo else 0.1
    y_bot, y_top = y_lo - y_pad, y_hi + y_pad

    x_lo = min(f1_doubled.min(), f2.min())
    x_hi = max(f1_doubled.max(), f2.max())

    fig, ax = _make_inset_fig(INSET_AXES_WIDTH_MM, INSET_AXES_HEIGHT_MM)
    ax.set_xlim(x_lo, x_hi)
    if _flip_axis():
        ax.set_ylim(y_top, y_bot)   # inverted: low P_pi at the top, matching the main 3D plot
    else:
        ax.set_ylim(y_bot, y_top)   # normal: 1/V_pi already peaks at resonance, no flip needed

    line_color1, line_color2 = _resolve_inset_line_colors()
    _draw_inset_fill_overlap(ax, f1_doubled, y1, f2, y2, fill_color, x_lo, x_hi, y_bot, y_top)
    _draw_inset_line(ax, f1_doubled, y1, line_color1, label='1st peak (x2 freq)')
    _draw_inset_line(ax, f2, y2, line_color2, label='2nd peak')

    if INSET_SHOW_GRID:
        ax.grid(linewidth=0.4, alpha=0.6)
    for spine in ax.spines.values():
        spine.set_linewidth(spine_linewidth)
    ax.tick_params(axis='both', direction=tick_direction,
                   width=tick_width, labelsize=tick_label_fontsize)

    if show_labels:
        ax.set_xlabel('Drive frequency [GHz]', fontsize=axis_label_fontsize)
        ax.set_ylabel(zlabel, fontsize=axis_label_fontsize)
        ax.set_title(device_label, fontsize=axis_label_fontsize)
        if INSET_SHOW_LEGEND:
            ax.legend(fontsize=tick_label_fontsize, frameon=False)
    else:
        ax.set_xlabel('')
        ax.set_ylabel('')
        ax.tick_params(labelbottom=False, labelleft=False)

    return fig, ax, peak1_ghz, peak2_ghz


def _resolve_data_paths(data_file):
    """
    Turn DATA_FILE into (paths, is_multi_source):
      - list/tuple of paths -> that list, is_multi_source=True
      - a folder            -> its *.npz files sorted by filename, True
      - a single file       -> [that file], False
    is_multi_source distinguishes "real per-device files" (even a folder or
    list containing just one file) from "single file -> synthetic preview".
    """
    if isinstance(data_file, (list, tuple)):
        return list(data_file), True
    resolved = local_path(data_file)
    if os.path.isdir(resolved):
        return sorted(str(p) for p in Path(resolved).glob('*.npz')), True
    return [data_file], False


def main():
    zlabel, qty_name = _zlabel_and_name()
    paths, is_multi_source = _resolve_data_paths(DATA_FILE)
    if not paths:
        raise FileNotFoundError(f"No .npz files found in DATA_FILE: {DATA_FILE!r}")

    if is_multi_source:
        # Real per-device sweeps: one file per device, no synthetic shift.
        drive_powers = _resolve_drive_powers(len(paths))
        device_freqs, device_y = [], []
        for p, drive_power_dbm in zip(paths, drive_powers):
            freqs_ghz, y = _load_device_data(p, drive_power_dbm)
            device_freqs.append(freqs_ghz)
            device_y.append(y)
            print(f"Loaded: {p}")
            print(f"  {len(freqs_ghz)} CW steps: {freqs_ghz[0]:.4f} - {freqs_ghz[-1]:.4f} GHz")
            print(f"  Drive power: {drive_power_dbm:.2f} dBm")
            print(f"  {qty_name} range: {y.min():.4f} - {y.max():.4f} {POWER_PI_UNIT}")
        default_labels = [Path(p).stem for p in paths]
    else:
        drive_powers = _resolve_drive_powers(N_DEVICES)
        freqs_ghz, betas = _betas_from_file(paths[0])
        y = _smooth(freqs_ghz, _betas_to_y(betas, drive_powers[0]), SMOOTH)
        print(f"Loaded: {paths[0]}")
        print(f"  {len(freqs_ghz)} CW steps: {freqs_ghz[0]:.4f} - {freqs_ghz[-1]:.4f} GHz")
        print(f"  {qty_name} range: {y.min():.4f} - {y.max():.4f} {POWER_PI_UNIT}")

        device_freqs, device_y, shifts_ghz = _generate_synthetic_devices(freqs_ghz, betas, drive_powers)
        print(f"\nSynthetic devices: {N_DEVICES} "
              f"(frequency shift range +-{FREQ_SHIFT_RANGE_MHZ / 2:.1f} MHz)")
        for i, shift in enumerate(shifts_ghz):
            print(f"  Device {i + 1}: shift {shift * 1e3:+.2f} MHz, "
                  f"drive power {drive_powers[i]:.2f} dBm")
        default_labels = None

    device_freqs, device_y, default_labels = _apply_device_order(
        device_freqs, device_y, default_labels)
    device_freqs, device_y = _clip_devices_to_xlim(device_freqs, device_y)

    fig, ax = _build_figure(device_freqs, device_y, zlabel, show_labels=True,
                             default_labels=default_labels)

    if FOR_PUBLICATION:
        fig_pub, _ax_pub = _build_figure(device_freqs, device_y, zlabel, show_labels=False,
                                          default_labels=default_labels)
        pub_path = Path(SAVE_FOLDER) / PUBLICATION_SVG_NAME
        fig_pub.savefig(pub_path, format='svg', bbox_inches='tight')
        print(f'\nSaved: {pub_path}')

    out_path = Path(__file__).parent / 'vpi_vs_freq_3d.png'
    fig.savefig(out_path, dpi=200, bbox_inches='tight')
    print(f'Saved: {out_path}')

    if SHOW_PEAK_INSETS:
        print()
        device_labels = _resolve_device_labels(len(device_freqs), default_labels)
        pub_stem = Path(INSET_PUBLICATION_SVG_NAME).stem
        pub_suffix = Path(INSET_PUBLICATION_SVG_NAME).suffix
        linewidths_mhz_by_peak = {1: [], 2: []}
        peak_freqs_ghz_by_peak = {1: [], 2: []}
        peak_values_by_peak = {1: [], 2: []}
        for i, label in enumerate(device_labels):
            safe_label = label.replace(' ', '_')
            fill_color = INSET_FILL_COLORS[i % len(INSET_FILL_COLORS)]
            print(f"Peak insets: {label}")
            result = _build_peak_inset_figure(device_freqs[i], device_y[i], label,
                                               show_labels=True, zlabel=zlabel,
                                               fill_color=fill_color)
            if result is None:
                continue
            fig_i, _ax_i, peak1_ghz, peak2_ghz = result
            if peak1_ghz is not None:
                for peak_num, peak_ghz in enumerate((peak1_ghz, peak2_ghz), start=1):
                    peak_freqs_ghz_by_peak[peak_num].append(peak_ghz)
                    peak_value = _value_at_peak(device_freqs[i], device_y[i], peak_ghz)
                    peak_values_by_peak[peak_num].append(peak_value)
                    lw_mhz = _peak_3db_linewidth_mhz(device_freqs[i], device_y[i], peak_ghz)
                    doubled = ' (shown doubled, at {:.4f} GHz)'.format(2 * peak_ghz) if peak_num == 1 else ''
                    if lw_mhz is not None:
                        linewidths_mhz_by_peak[peak_num].append(lw_mhz)
                        print(f"  {peak_num}{'st' if peak_num == 1 else 'nd'} peak: {peak_ghz:.4f} GHz{doubled}, "
                              f"{qty_name} {peak_value:.4f} {POWER_PI_UNIT}, "
                              f"3-dB linewidth {lw_mhz:.2f} MHz")
                    else:
                        print(f"  {peak_num}{'st' if peak_num == 1 else 'nd'} peak: {peak_ghz:.4f} GHz{doubled}, "
                              f"{qty_name} {peak_value:.4f} {POWER_PI_UNIT}, "
                              f"3-dB linewidth: N/A (doesn't re-cross within the data)")
            else:
                print(f"  Fixed span (INSET_OVERRIDE_XMIN/XMAX): "
                      f"{INSET_OVERRIDE_XMIN:.4f} - {INSET_OVERRIDE_XMAX:.4f} GHz; no peak search performed.")

            if FOR_PUBLICATION:
                result_pub = _build_peak_inset_figure(device_freqs[i], device_y[i], label,
                                                       show_labels=False, zlabel=zlabel,
                                                       fill_color=fill_color)
                if result_pub is not None:
                    fig_pub_i, _ax_pub_i, _p1, _p2 = result_pub
                    pub_path_i = Path(SAVE_FOLDER) / f'{pub_stem}_{safe_label}{pub_suffix}'
                    fig_pub_i.savefig(pub_path_i, format='svg', bbox_inches='tight')
                    print(f'  Saved: {pub_path_i}')

            out_path_i = Path(__file__).parent / f'vpi_vs_freq_3d_inset_{safe_label}.png'
            fig_i.savefig(out_path_i, dpi=200, bbox_inches='tight')
            print(f'  Saved: {out_path_i}')

        if peak_freqs_ghz_by_peak[1] or peak_freqs_ghz_by_peak[2]:
            print()
            for peak_num, ordinal in ((1, '1st'), (2, '2nd')):
                freqs = peak_freqs_ghz_by_peak[peak_num]
                if freqs:
                    print(f"{ordinal} peak frequency over {len(freqs)} device(s): "
                          f"mean {np.mean(freqs):.4f} GHz, std {np.std(freqs) * 1e3:.2f} MHz")
                values = peak_values_by_peak[peak_num]
                if values:
                    print(f"{ordinal} peak {qty_name} over {len(values)} device(s): "
                          f"mean {np.mean(values):.4f} {POWER_PI_UNIT}, std {np.std(values):.4f} {POWER_PI_UNIT}")
                lws = linewidths_mhz_by_peak[peak_num]
                if lws:
                    print(f"{ordinal} peak 3-dB linewidth over {len(lws)} device(s): "
                          f"mean {np.mean(lws):.2f} MHz, std {np.std(lws):.2f} MHz")
                elif freqs:
                    print(f"{ordinal} peak 3-dB linewidth: no device produced a valid value.")

    plt.show()


if __name__ == '__main__':
    main()
